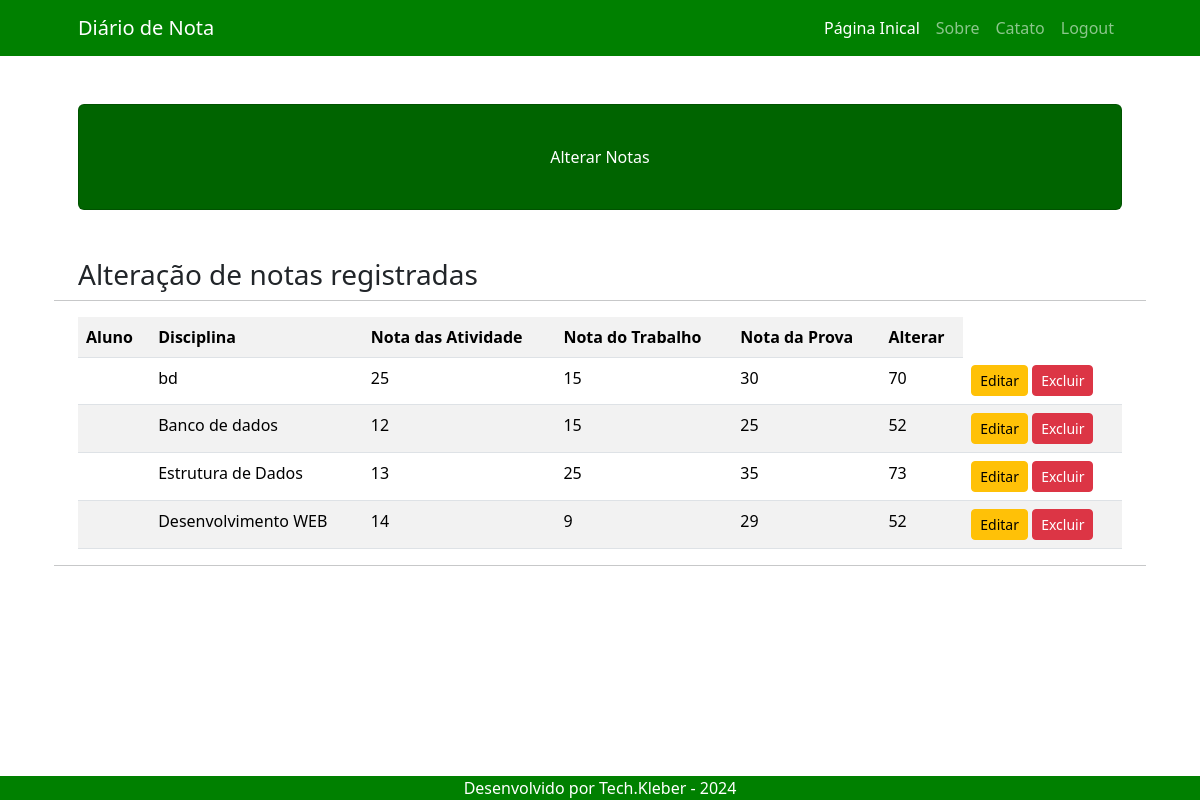
Before: /alterar/ (signed in) with the older database file.
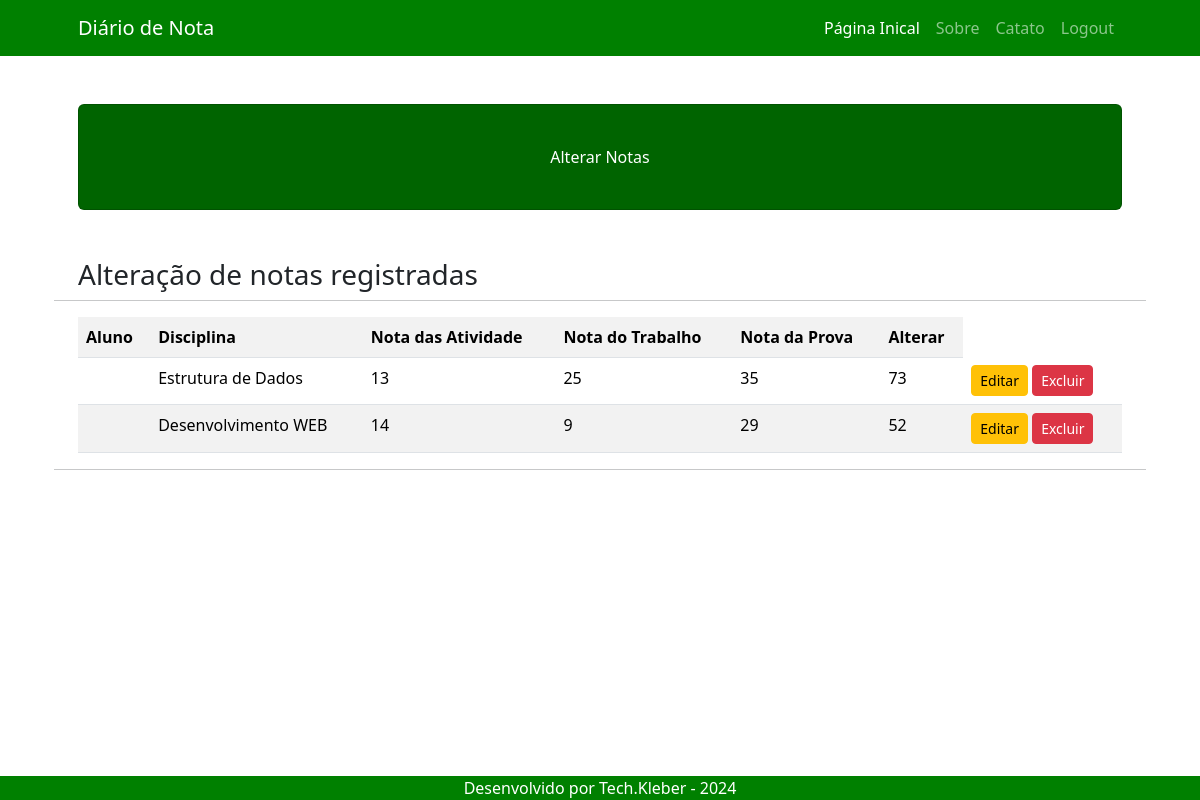
After: the same page with the newer database file.
### usuarios/models.py (models this page shows)
class Nota(models.Model):
    nome_aluno=models.CharField(max_length=200)
    disciplina=models.CharField(max_length=200)
    nota_atividades=models.IntegerField(default=0)
    nota_trabalho=models.IntegerField(default=0)
    nota_prova=models.IntegerField(default=0)
    media=models.IntegerField(blank=True, default=0)

### usuarios/views.py (the view)
# urls.py: path('alterar/', views.alterar, name='alterar'),
def alterar(request):
    if request.method=="GET":
        if request.user.is_authenticated:
            lista_notas = Nota.objects.all()
            dicionario_notas={'lista_notas':lista_notas}
            return render(request, 'usuarios/alterar.html', dicionario_notas)
        else:
            return HttpResponse("Erro!")

### usuarios/templates/usuarios/alterar.html (shortened to what this page needs)
{% extends 'usuarios/base.html' %}
{% block titulo %}Alterar Notas{% endblock %}
{% block conteudo %}
<h3>Alteração de notas registradas</h3>
<hr>
<div class="table-responsive">
    <table class="table table-striped">
        <tr>
            <th>Aluno</th>
            <th>Disciplina</th>
            <th>Nota das Atividade</th>
            <th>Nota do Trabalho</th>
            <th>Nota da Prova</th>
            <th>Alterar</th>
        </tr>
        {% for campo in lista_notas %}
        <tr>
            <td>{{ user.firts_name }}</td>
            <td>{{ campo.disciplina }}</td>
            <td>{{ campo.nota_atividades }}</td>
            <td>{{ campo.nota_trabalho }}</td>
            <td>{{ campo.nota_prova }}</td>
            <td>{{ campo.media }}</td>
            <td>
                <a href="{% url 'editar_verificacao' campo.pk %}" class="btn btn-warning btn-sm">Editar</a>
                <a href="{% url 'excluir_verificacao' campo.pk %}" class="btn btn-danger btn-sm">Excluir</a>
            </td>
        </tr>
        {% empty %}
            <tr>
                <td colspan="6">Nenhum resgistro encontrado! seu vcilão.</td>
            </tr>
        {% endfor %}
    </table>
</div>
<hr>
{% endblock %}

Changed rows visible on the page:
removed Nota: disciplina "bd", nota_atividades "25", nota_trabalho "15", nota_prova "30", media "70"
removed Nota: disciplina "Banco de dados", nota_atividades "12", nota_trabalho "15", nota_prova "25", media "52"
